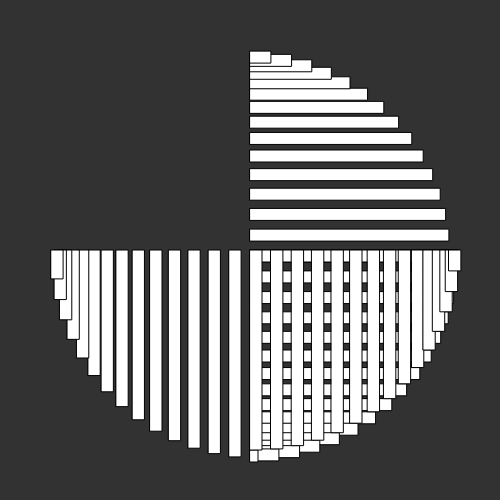
Frame 1 (no input)
Frame 60 (no input): identical to frame 1, image omitted
Frame 120 (the mouse pressed at the canvas centre since frame 60): identical to frame 1, image omitted

The p5.js sketch that drew this single still picture (run headless with seeded random() and noise() and a simulated clock; from frame 60 on, the mouse is pressed at the canvas centre):

// p5.js sketch
// ── sketch.js
//recreating Zarina
//https://www.instagram.com/p/CKYveeUgcHD/

function setup() {
  createCanvas(500, 500);
  angleMode(DEGREES)
}

function draw() {
  background(50);
  let r = 200
  let thickness = 12
  // noStroke()
  translate(width/2,height/2)
  for(a=0;a<360;a+=6){
    let x = cos(a)*r
    let y = sin(a)*r
    // circle(x,y,10)
    
    if(a < 91){
      rect(0,y,x+8,thickness)
    } else if(a>=90 && a<180){
      rect(x,0,thickness,y+8)
    } else if(a>=180 && a<270){
      rect(0,y,x,thickness)
    } else {
      rect(x,0,thickness,y)
    }
  }
}
